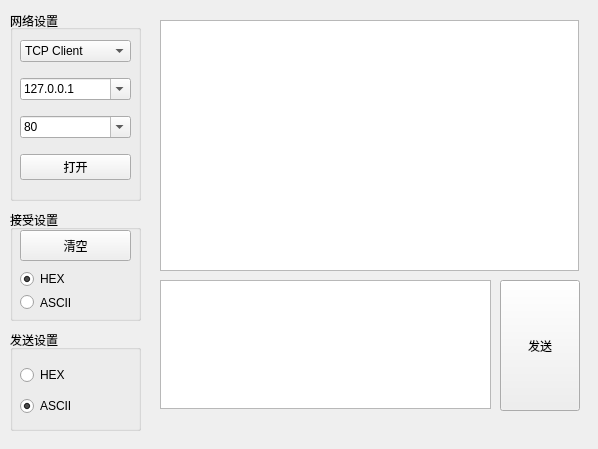
<?xml version="1.0" encoding="UTF-8"?>
<ui version="4.0">
 <class>Widget</class>
 <widget class="QWidget" name="Widget">
  <property name="enabled">
   <bool>true</bool>
  </property>
  <property name="geometry">
   <rect>
    <x>0</x>
    <y>0</y>
    <width>598</width>
    <height>449</height>
   </rect>
  </property>
  <property name="windowTitle">
   <string>Widget</string>
  </property>
  <widget class="QPushButton" name="SendButton">
   <property name="geometry">
    <rect>
     <x>500</x>
     <y>280</y>
     <width>80</width>
     <height>131</height>
    </rect>
   </property>
   <property name="text">
    <string>发送</string>
   </property>
  </widget>
  <widget class="QTextEdit" name="Send_textEdit">
   <property name="geometry">
    <rect>
     <x>160</x>
     <y>280</y>
     <width>331</width>
     <height>129</height>
    </rect>
   </property>
   <property name="font">
    <font>
     <family>mononoki</family>
     <pointsize>12</pointsize>
    </font>
   </property>
  </widget>
  <widget class="QTextBrowser" name="textBrowser">
   <property name="geometry">
    <rect>
     <x>160</x>
     <y>20</y>
     <width>419</width>
     <height>251</height>
    </rect>
   </property>
   <property name="font">
    <font>
     <family>mononoki</family>
     <pointsize>12</pointsize>
    </font>
   </property>
  </widget>
  <widget class="QGroupBox" name="groupBox">
   <property name="geometry">
    <rect>
     <x>10</x>
     <y>210</y>
     <width>131</width>
     <height>111</height>
    </rect>
   </property>
   <property name="title">
    <string>接受设置</string>
   </property>
   <widget class="QWidget" name="verticalLayoutWidget">
    <property name="geometry">
     <rect>
      <x>10</x>
      <y>60</y>
      <width>111</width>
      <height>41</height>
     </rect>
    </property>
    <layout class="QVBoxLayout" name="verticalLayout">
     <item>
      <widget class="QRadioButton" name="radioButton_Read_HEX">
       <property name="text">
        <string>HEX</string>
       </property>
       <property name="checked">
        <bool>true</bool>
       </property>
      </widget>
     </item>
     <item>
      <widget class="QRadioButton" name="radioButton_Read_ASCII">
       <property name="text">
        <string>ASCII</string>
       </property>
       <property name="checked">
        <bool>false</bool>
       </property>
      </widget>
     </item>
    </layout>
   </widget>
   <widget class="QPushButton" name="pushButton">
    <property name="geometry">
     <rect>
      <x>10</x>
      <y>20</y>
      <width>111</width>
      <height>31</height>
     </rect>
    </property>
    <property name="text">
     <string>清空</string>
    </property>
   </widget>
  </widget>
  <widget class="QGroupBox" name="groupBox_2">
   <property name="geometry">
    <rect>
     <x>10</x>
     <y>10</y>
     <width>131</width>
     <height>191</height>
    </rect>
   </property>
   <property name="title">
    <string>网络设置</string>
   </property>
   <property name="alignment">
    <set>Qt::AlignLeading|Qt::AlignLeft|Qt::AlignVCenter</set>
   </property>
   <widget class="QWidget" name="gridLayoutWidget">
    <property name="geometry">
     <rect>
      <x>10</x>
      <y>20</y>
      <width>111</width>
      <height>161</height>
     </rect>
    </property>
    <layout class="QGridLayout" name="gridLayout">
     <item row="1" column="0">
      <widget class="QComboBox" name="comboBox_IP">
       <property name="editable">
        <bool>true</bool>
       </property>
       <item>
        <property name="text">
         <string>127.0.0.1</string>
        </property>
       </item>
       <item>
        <property name="text">
         <string>192.168.0.1</string>
        </property>
       </item>
      </widget>
     </item>
     <item row="0" column="0">
      <widget class="QComboBox" name="comboBox_TcpMode">
       <property name="editable">
        <bool>false</bool>
       </property>
       <item>
        <property name="text">
         <string>TCP Client</string>
        </property>
       </item>
       <item>
        <property name="text">
         <string>TCP Server</string>
        </property>
       </item>
      </widget>
     </item>
     <item row="2" column="0">
      <widget class="QComboBox" name="comboBox_Port">
       <property name="editable">
        <bool>true</bool>
       </property>
       <item>
        <property name="text">
         <string>80</string>
        </property>
       </item>
       <item>
        <property name="text">
         <string>443</string>
        </property>
       </item>
       <item>
        <property name="text">
         <string>8000</string>
        </property>
       </item>
       <item>
        <property name="text">
         <string>5000</string>
        </property>
       </item>
      </widget>
     </item>
     <item row="3" column="0">
      <widget class="QPushButton" name="pushButton_openPort">
       <property name="text">
        <string>打开</string>
       </property>
      </widget>
     </item>
    </layout>
   </widget>
  </widget>
  <widget class="QGroupBox" name="groupBox_4">
   <property name="geometry">
    <rect>
     <x>10</x>
     <y>330</y>
     <width>131</width>
     <height>101</height>
    </rect>
   </property>
   <property name="title">
    <string>发送设置</string>
   </property>
   <widget class="QWidget" name="verticalLayoutWidget_3">
    <property name="geometry">
     <rect>
      <x>10</x>
      <y>30</y>
      <width>111</width>
      <height>61</height>
     </rect>
    </property>
    <layout class="QVBoxLayout" name="verticalLayout_3">
     <item>
      <widget class="QRadioButton" name="radioButton_Send_HEX">
       <property name="text">
        <string>HEX</string>
       </property>
      </widget>
     </item>
     <item>
      <widget class="QRadioButton" name="radioButton_Send_ASCII">
       <property name="text">
        <string>ASCII</string>
       </property>
       <property name="checked">
        <bool>true</bool>
       </property>
      </widget>
     </item>
    </layout>
   </widget>
  </widget>
 </widget>
 <resources/>
 <connections/>
</ui>
